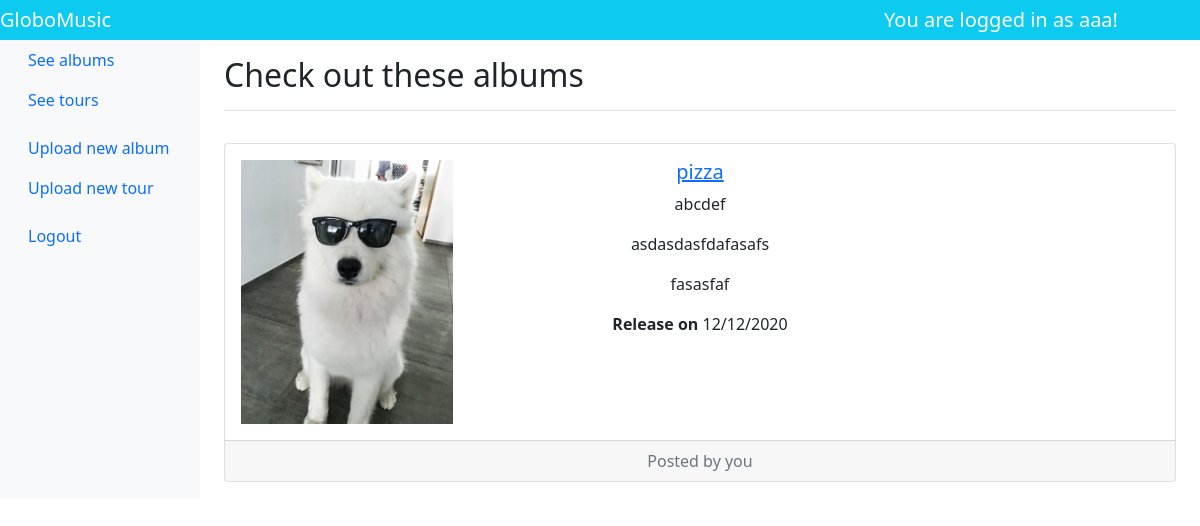
/album/ (signed in), run on an earlier commit of the app's database.
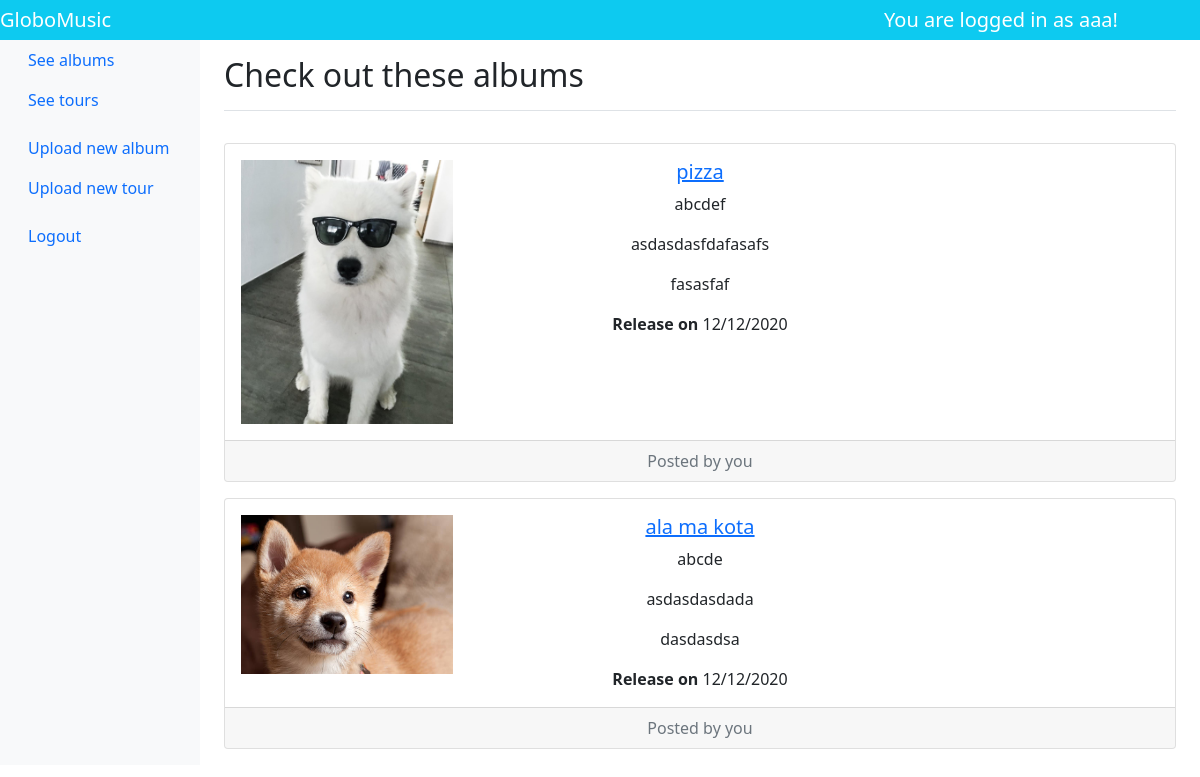
And on a later commit of the database.
### app/auth/models.py (models this page shows, shortened)
class User(db.Model, UserMixin):  # default table name = class name
    __tablename__ = 'users'
    id = db.Column(db.Integer, primary_key=True)
    username = db.Column(db.String(64), unique=True, nullable=False)
    email = db.Column(db.String(64), unique=True, nullable=False, index=True)  # add index
    password_hash = db.Column(db.String(255), nullable=False)
    is_admin = db.Column(db.Boolean(), default=False)
    def is_album_owner(self, album):
        return self.id == album.user_id

### app/album/models.py (models this page shows, shortened)
class Album(db.Model):
    __tablename__ = "albums"
    id = db.Column(db.Integer(), primary_key=True)
    title = db.Column(db.String(255), nullable=False)
    artist = db.Column(db.String(255), nullable=False)
    description = db.Column(db.Text(), nullable=False)
    genre = db.Column(db.String(255), nullable=False)
    image = db.Column(db.Text(), nullable=False)
    release_date = db.Column(db.DateTime(), nullable=False)
    user_id = db.Column(db.Integer(), db.ForeignKey("users.id"), index=True, nullable=False)
    slug = db.Column(db.String(255), nullable=False, unique=True)

### app/album/views.py (the view)
@bp_album.route('/')
@login_required
def albums_list():
    albums = Album.query.all()
    return render_template('list_albums.html', albums=albums)

### app/auth/models.py (called while the page is built)
@login_manager.user_loader
def load_user(user_id):  # setup current user
    return User.query.get(int(user_id))

### app/main/views.py (called while the page is built)
@current_app.template_filter('date_format')
def date_format(value, format='%m/%d/%Y'):
    return value.strftime(format)

### app/album/templates/list_albums.html
{% extends 'partials/_base.html' %}
{% set active_page = 'albums' %}
{% block headline %}
  {{ _('Check out these albums') }}
{% endblock %}
{% block content %}
{% if albums %}
{% for album in albums %}
<div class="card text-center mt-3 mb-3">
  <div class="card-body">
    <div class="row">
      <div class="col-md-3">
        <div class="embed-responsive embed-responsive-1by1">
           <img class="embed-responsive-item" style="object-fit: cover; width: 100%" src="{{ url_for('album.uploads', filename=album.image) }}" alt="">
         </div>
      </div>
      <div class="col-md-6">
        <h5 class="card-title"><a href="{{ url_for('album.show', slug=album.slug) }}">{{ album.title }}</a></h5>
        <p class="card-text">{{ album.artist }}</p>
        <p class="card-text">{{ album.description }}</p>
        <p class="card-text">{{ album.genre }}</p>
        <p class="card-text"><b>{{ _('Release on') }}</b> {{ album.release_date | date_format }}</p>
      </div>
    </div>
  </div>
  <div class="card-footer text-muted">
    {% if current_user.is_album_owner(album) %}
    {{ _('Posted by you') }}
    {% else %}
    {{ _('Posted by ') }}{{ album.user.username }}
    {% endif %}
  </div>
</div>
{% endfor %}
{% else %}
{{ _('There are no albums to show.') }}
{% endif %}
{% endblock %}

### app/templates/partials/_base.html (shortened to what this page needs)
<!doctype html>
<html lang="en">
<head>
    {% block styles %}
    <link rel="stylesheet" href="{{ url_for('static', filename='css/bootstrap.min.css') }}">
    <link rel="stylesheet" href="{{ url_for('static', filename='css/main.css') }}">
    {% endblock %}
</head>
<body>
{% include 'partials/_header.html' %}
<div class="container-fluid">
    <div class="row">
        <nav class="col-md-2 d-none d-md-block bg-light sidebar">
            <div class="sidebar-sticky">
                <ul class="nav flex-column">
                    {% if current_user.is_anonymous %}
                    <li class="nav-item">
                        <a class="nav-link {{ 'active' if active_page == 'home' }}" href="{{ url_for('main.index') }}">
                            {{ _('Home') }}
                        </a>
                    </li>
                    <li class="nav-item">
                        <a class="nav-link {{ 'active' if active_page == 'login' }}" href="{{ url_for('auth.login') }}">
                            {{ _('Login') }}
                        </a>
                    </li>
                    <li class="nav-item">
                        <a class="nav-link {{ 'active' if active_page == 'register' }}"
                           href="{{ url_for('auth.register') }}">
                            {{ _('Register') }}
                        </a>
                    </li>
                    {% else %}
                    <li class="nav-item">
                        <a class="nav-link {{ 'active' if active_page == 'albums' }}"
                           href="{{ url_for('album.albums_list') }}">
                            {{ _('See albums') }}
                        </a>
                    </li>
                    <li class="nav-item mb-2">
                        <a class="nav-link {{ 'active' if active_page == 'tours' }}" href="{{ url_for('tour.tours_list') }}">
                            {{ _('See tours') }}
                        </a>
                    </li>
                    <li class="nav-item">
                        <a class="nav-link {{ 'active' if active_page == 'new_album' }}"
                           href="{{ url_for('album.create') }}">
                            {{ _('Upload new album') }}
                        </a>
                    </li>
                    <li class="nav-item mb-2">
                        <a class="nav-link {{ 'active' if active_page == 'new_tour' }}"
                           href="{{ url_for('tour.create') }}">
                            {{ _('Upload new tour') }}
                        </a>
                    </li>
                    <li class="nav-item">
                        <a class="nav-link" href="{{ url_for('auth.logout') }}">
                            {{ _('Logout') }}
                        </a>
                    </li>
                    {% endif %}
                </ul>
            </div>
        </nav>
        <main role="main" class="col-md-9 ml-sm-auto col-lg-10 pt-3 px-4">
            <div class="d-flex justify-content-between flex-wrap flex-md-nowrap align-items-center pb-2 mb-3 border-bottom">
                <h1 class="h2">{% block headline %}{% endblock %}</h1>
            </div>
            {% block content %}{% endblock %}
        </main>
    </div>
</div>
</body>
</html>

### app/templates/partials/_header.html
<nav class="navbar navbar-dark sticky-top bg-info flex-md-nowrap p-0">
    <a class="navbar-brand col-sm-3 col-md-2 mr-0" href="{{ url_for('main.index') }}">GloboMusic</a>
    {% if current_user.is_authenticated %}
    <span class="navbar-brand col-sm-3 col-md-3 mr-0">{{ _('You are logged in as') }} {{ current_user.username }}!</span>
    {% endif %}
</nav>

### app/static/css/main.css (style rules this page uses)
.card { margin-bottom: 15px; }

What changed in the data, as far as the page shows it:
added Album: image (picture), title "ala ma kota", artist "abcde", description "asdasdasdada", genre "dasdasdsa", release_date "12/12/2020"
